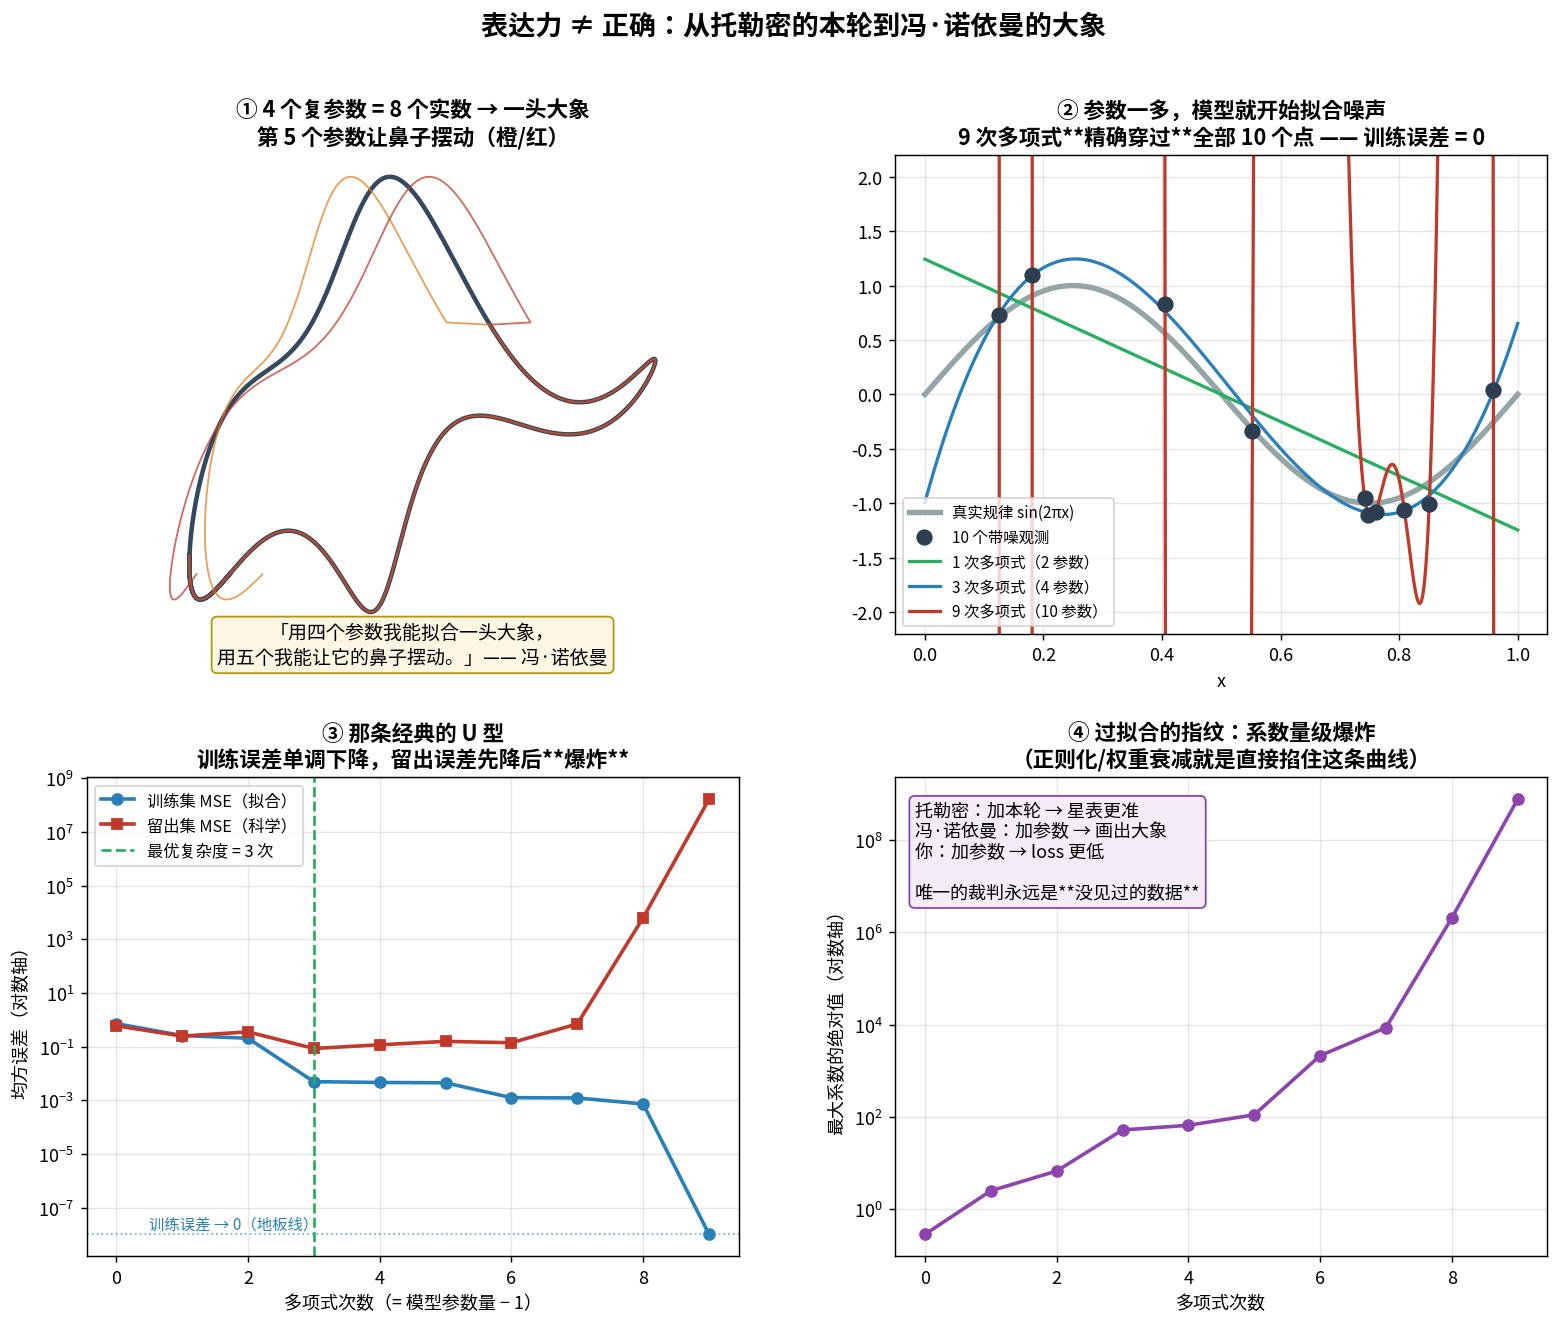

Python code for this plot:
"""overfit_elephant.py
================================================================================
Chapter 0.4.3 / 0.4.8 · 冯·诺依曼的大象：参数够多，什么都能拟合

  "用四个参数我能拟合一头大象，用五个我能让它的鼻子摆动。"
                                        —— 冯·诺依曼（Dyson 转述）

现象 → 模拟 → 解剖 → 公式：

  现象：一个表达力足够强的模型族，能拟合任何东西 —— 包括纯噪声。
        这不是模型的优点，是它的**危险**。
  模拟：(左上) 真的用 4 个复参数（8 个实数）画出一头大象；
        (右上) 用不同次数的多项式拟合 10 个带噪声的点；
        (左下) 训练误差 vs 测试误差 —— 那条经典的 U 型；
        (右下) 系数量级的爆炸 —— 过拟合在参数里留下的指纹。
  解剖：训练误差可以被参数量任意压到 0，**测试误差不能**。
        托勒密加本轮 → 星表更准；你加参数 → loss 更低。同一个动作，同一个陷阱。
  公式：拟合的度量是 训练集 MSE，泛化的度量是 留出集 MSE。
        **只有后者是科学，前者只是描摹。**

参数取自 Mayer, Khairy & Howard, *Am. J. Phys.* 78, 648 (2010)
"Drawing an elephant with four complex parameters"。

运行：  python ch00_4_modeling/overfit_elephant.py
================================================================================
"""

from pathlib import Path

import matplotlib.pyplot as plt
import numpy as np

np.random.seed(1947)

# 四个复参数 —— 冯·诺依曼说的那四个
P1, P2, P3, P4 = (50 - 30j), (18 + 8j), (12 - 10j), (-14 - 60j)
P5 = 40 + 20j                       # 第五个：眼睛的位置 + 让鼻子摆动


def fourier(t, coeffs):
    """一维版的"本轮叠加"：Σ_k [Re(c_k)·cos(kt) + Im(c_k)·sin(kt)]。

    跟 ptolemy_epicycle_fourier.py 里的是同一件事 —— 一堆匀速转动的圆。
    """
    out = np.zeros_like(t)
    for k, c in enumerate(coeffs):
        out += c.real * np.cos(k * t) + c.imag * np.sin(k * t)
    return out


def elephant(t, wiggle=0.0):
    """8 个实数 → 一头大象。参数怎么塞进 Cx/Cy 是论文给的，不必深究：

    重点是"8 个数字能画出一个复杂到可以辨认为大象的形状"这件事本身。
    """
    cx = np.zeros(6, dtype=complex)
    cy = np.zeros(6, dtype=complex)
    cx[1] = P1.real * 1j
    cx[2] = P2.real * 1j
    cx[3] = P3.real
    cx[5] = P4.real
    cy[1] = P4.imag + P1.imag * 1j
    cy[2] = P2.imag * 1j
    cy[3] = P3.imag * 1j
    x, y = fourier(t, cx), fourier(t, cy)
    if wiggle:                       # 第五个参数：让鼻子摆动
        trunk = t > 4.6
        y = y + wiggle * P5.real * np.sin(t) * trunk
    return y, -x                     # 论文的画法：(y, -x)


# ── 另一半：同一个陷阱的现代版 —— 多项式拟合噪声 ────────────────────────────

def truth(x):
    """真实规律很简单：一条正弦。所有复杂度都是噪声贡献的。"""
    return np.sin(2 * np.pi * x)


def fit_poly(x, y, deg):
    """最小二乘拟合 deg 次多项式 —— 参数量 = deg + 1。"""
    return np.polynomial.polynomial.Polynomial.fit(x, y, deg)


def main():
    # ---------- 大象 ----------
    t = np.linspace(0.4, 2 * np.pi + 0.9, 1200)
    ex, ey = elephant(t)
    print("── 冯·诺依曼的大象 ──────────────────────────────────")
    print(f"  参数：4 个复数 = 8 个实数 → 一头可辨认的大象（{len(t)} 个采样点）")
    print("  8 个数字压出一个复杂形状 —— 这就是'表达力'。它跟'正确'毫无关系。")

    # ---------- 过拟合 ----------
    n_train, n_test = 10, 200
    x_tr = np.sort(np.random.uniform(0, 1, n_train))
    y_tr = truth(x_tr) + np.random.normal(0, 0.15, n_train)
    x_te = np.linspace(0, 1, n_test)
    y_te = truth(x_te) + np.random.normal(0, 0.15, n_test)

    degrees = list(range(0, n_train))
    err_tr, err_te, coef_max = [], [], []
    for d in degrees:
        p = fit_poly(x_tr, y_tr, d)
        err_tr.append(np.mean((p(x_tr) - y_tr) ** 2))
        err_te.append(np.mean((p(x_te) - y_te) ** 2))
        coef_max.append(np.abs(p.convert().coef).max())

    best = int(np.argmin(err_te))
    print("\n── 同一个陷阱的现代版：多项式拟合 10 个带噪点 ────────")
    for d in degrees:
        mark = "  ← 留出集最优" if d == best else ""
        print(f"  次数 {d:2d}（{d+1:2d} 个参数）  训练MSE={err_tr[d]:.2e}  "
              f"留出MSE={err_te[d]:.2e}{mark}")
    print(f"\n  训练误差被参数量压到了 {err_tr[-1]:.1e}（几乎为 0）")
    print(f"  同一个模型的留出误差是 {err_te[-1]:.1e} —— 差了 {err_te[-1]/max(err_tr[-1],1e-30):.0e} 倍")
    print("  **训练误差可以任意小，测试误差不能。只有后者是科学。**")

    # ---------- 画图 ----------
    fig = plt.figure(figsize=(14.5, 11))
    gs = fig.add_gridspec(2, 2, hspace=0.30, wspace=0.24)

    # (a) 大象
    ax = fig.add_subplot(gs[0, 0])
    ax.plot(ex, ey, color="#34495e", lw=2.5)
    for w, c in [(0.35, "#e67e22"), (-0.35, "#c0392b")]:
        wx, wy = elephant(t, wiggle=w)
        ax.plot(wx, wy, color=c, lw=1.0, alpha=0.75)
    ax.set_aspect("equal")
    ax.axis("off")
    ax.set_title("① 4 个复参数 = 8 个实数 → 一头大象\n第 5 个参数让鼻子摆动（橙/红）",
                 fontsize=12, fontweight="bold")
    ax.text(0.5, -0.06, "「用四个参数我能拟合一头大象，\n用五个我能让它的鼻子摆动。」—— 冯·诺依曼",
            transform=ax.transAxes, ha="center", fontsize=10.5, style="italic",
            bbox=dict(boxstyle="round", fc="#fdf6e3", ec="#b7950b"))

    # (b) 多项式拟合
    ax = fig.add_subplot(gs[0, 1])
    xs = np.linspace(0, 1, 400)
    ax.plot(xs, truth(xs), "-", color="#95a5a6", lw=3, label="真实规律 sin(2πx)")
    ax.plot(x_tr, y_tr, "o", color="#2c3e50", ms=8, zorder=5, label="10 个带噪观测")
    for d, c in [(1, "#27ae60"), (3, "#2980b9"), (9, "#c0392b")]:
        ax.plot(xs, fit_poly(x_tr, y_tr, d)(xs), lw=1.8, color=c,
                label=f"{d} 次多项式（{d+1} 参数）")
    ax.set_ylim(-2.2, 2.2)
    ax.set_xlabel("x")
    ax.set_title("② 参数一多，模型就开始拟合噪声\n9 次多项式**精确穿过**全部 10 个点 —— 训练误差 = 0",
                 fontsize=12, fontweight="bold")
    ax.legend(fontsize=8.5, loc="lower left")
    ax.grid(alpha=0.3)

    # (c) U 型曲线
    ax = fig.add_subplot(gs[1, 0])
    floor = 1e-8   # 9 次时训练误差精确为 0（穿过全部点），取地板只为画得下
    ax.semilogy(degrees, np.maximum(err_tr, floor), "o-", color="#2980b9", lw=2,
                label="训练集 MSE（拟合）")
    ax.semilogy(degrees, err_te, "s-", color="#c0392b", lw=2, label="留出集 MSE（科学）")
    ax.axhline(floor, color="#2980b9", ls=":", lw=1, alpha=0.6)
    ax.text(0.5, floor * 1.6, "训练误差 → 0（地板线）", fontsize=8.5, color="#2980b9")
    ax.axvline(best, color="#27ae60", ls="--", lw=1.5, label=f"最优复杂度 = {best} 次")
    ax.set_xlabel("多项式次数（= 模型参数量 − 1）")
    ax.set_ylabel("均方误差（对数轴）")
    ax.set_title("③ 那条经典的 U 型\n训练误差单调下降，留出误差先降后**爆炸**",
                 fontsize=12, fontweight="bold")
    ax.legend(fontsize=9)
    ax.grid(alpha=0.3, which="both")

    # (d) 系数爆炸
    ax = fig.add_subplot(gs[1, 1])
    ax.semilogy(degrees, coef_max, "o-", color="#8e44ad", lw=2)
    ax.set_xlabel("多项式次数")
    ax.set_ylabel("最大系数的绝对值（对数轴）")
    ax.set_title("④ 过拟合的指纹：系数量级爆炸\n（正则化/权重衰减就是直接掐住这条曲线）",
                 fontsize=12, fontweight="bold")
    ax.grid(alpha=0.3, which="both")
    ax.text(0.03, 0.95,
            "托勒密：加本轮 → 星表更准\n"
            "冯·诺依曼：加参数 → 画出大象\n"
            "你：加参数 → loss 更低\n\n"
            "唯一的裁判永远是**没见过的数据**",
            transform=ax.transAxes, va="top", fontsize=10,
            bbox=dict(boxstyle="round", fc="#f4ecf7", ec="#8e44ad"))

    fig.suptitle("表达力 ≠ 正确：从托勒密的本轮到冯·诺依曼的大象",
                 fontsize=15, fontweight="bold")
    out = Path(__file__).with_suffix(".png")
    fig.savefig(out, dpi=130, bbox_inches="tight")
    print(f"\n图已保存到 {out}")


if __name__ == "__main__":
    plt.rcParams["font.sans-serif"] = [
        "PingFang SC", "Heiti SC", "Songti SC", "Noto Sans CJK SC",
        "Noto Sans CJK JP", "WenQuanYi Zen Hei", "Arial Unicode MS",
    ]
    plt.rcParams["axes.unicode_minus"] = False
    main()
